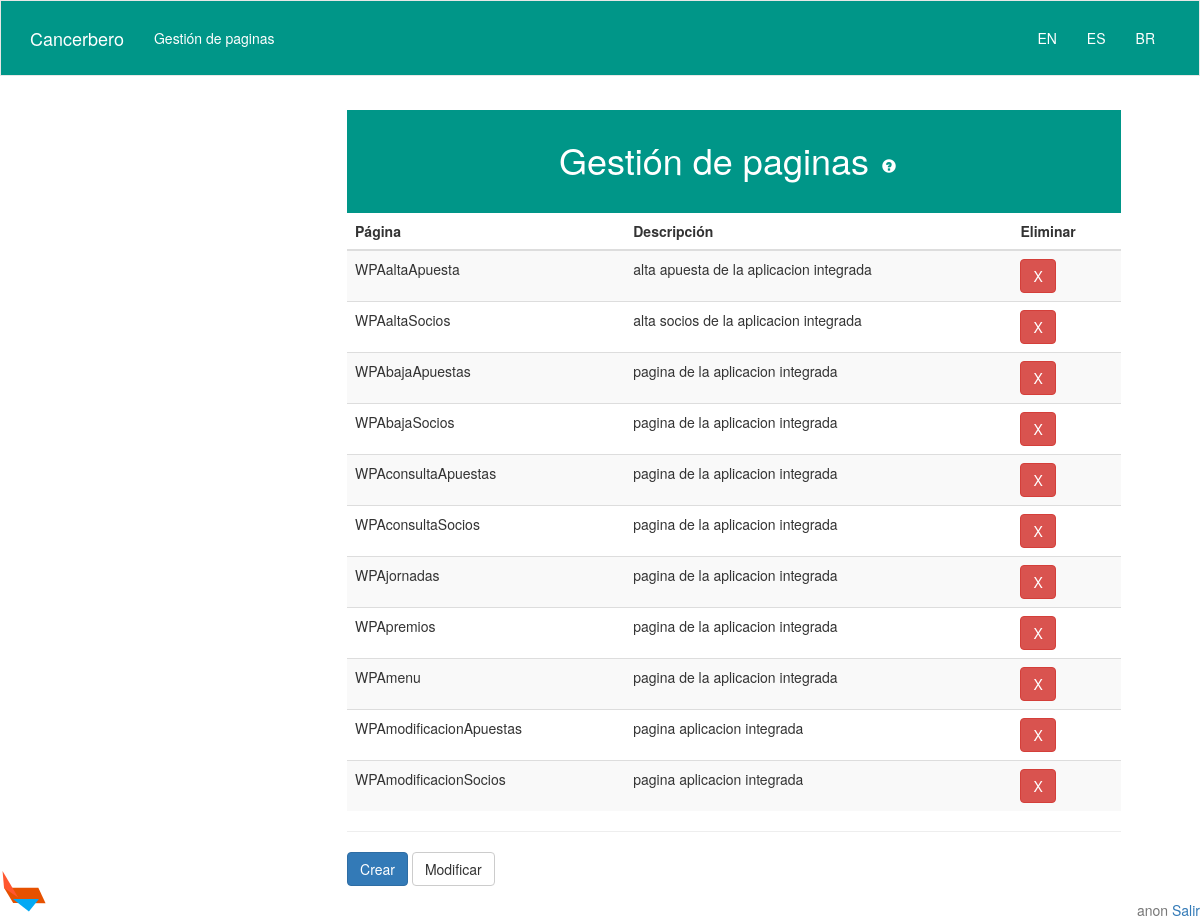
Page /GestionPaginas/GestionPaginas.php on the committed database.
### tables this page shows
CREATE TABLE IF NOT EXISTS `Pagina` (
`pag_id` int(11) NOT NULL,
  `pag_name` varchar(64) NOT NULL,
  `pag_desc` varchar(64) NOT NULL
);

### views/getIdioma.php (called while the page is built, shortened)
<?php
function getIdioma(){
return $Idioma;
}
?>

### php/DBManager.php (called while the page is built, shortened)
<?php
class DBManager {
  private static $man = null;
  public static function getInstance(){
    if(isset(DBManager::$man)){
      return DBManager::$man;
    }else{
      DBManager::$man = new DBManager;
      return DBManager::$man;
    }
  }
  public function connect(){
    if(isset($this->db)){
      return true;
    }else{
      $this->db = new mysqli('localhost','AdminGSTR','AdminPass','GSTRDB');
      return true;
    }
  }
  private function returnArray($result){
    $arrayToReturn = array();
    while($r = $result->fetch_assoc()){
      array_push($arrayToReturn,$r);
    }
    return $arrayToReturn;
  }
  private function doQuery($query){
    $result = $this->db->query($query);
    return $result;
  }
  public function listGestionPags(){
    $toQuery = "select pag_name, pag_desc, pag_id  from Pagina";
    $result = $this->doQuery($toQuery);
    return $this->returnArray($result);
  }
}
?>

### views/renderTableGestion.php (the view, shortened to what this page needs)
<?php
require_once("../php/DBManager.php");
class RenderTableGestion {
  public function renderTableGestion(){
    $this->man = DBManager::getInstance();
    $this->man->connect();
  }
  private function echoInit($arrayNames){
    require_once("getIdioma.php");
    $Idioma = getIdioma();
    echo   '<table class="table table-striped">';
    echo '<thead>';
    echo '<tr>';
    foreach($arrayNames as $header){
      echo '<th>'.$Idioma[$header].'</th>';
    }
    echo '</tr>';
    echo '</thead>';
  }
  private function echoFin(){
    echo '</table>';
  }
  public function tablePagina(){
    $this->echoInit($arrayNames=array("Pagina","Descripcion","Eliminar"));
    $result = $this->man->listGestionPags();
    foreach ($result as $tupla) {
      $GET_id=array_pop($tupla);
      foreach($tupla as $campo){
        echo "<td>".$campo."</td>";
      }
      echo "<td><button class='btn btn-default btn-danger' onclick='doBorrar(\"pagina\",".$GET_id.")'>X</button></td>";
    }
    $this->echoFin();
  }
}
?>

### css/gstr.css (style rules this page uses)
html , body { #background-image: url("../media/ft2.png") !important; #background-color: #e5e5e5; }
table, tr { border-color:white; background-color: rgba(255,255,255,0.5); }

### rows in the picture
pagina: pag_name "WPAaltaApuesta", pag_desc "alta apuesta de la aplicacion integrada"
pagina: pag_name "WPAaltaSocios", pag_desc "alta socios de la aplicacion integrada"
pagina: pag_name "WPAbajaApuestas", pag_desc "pagina de la aplicacion integrada"
pagina: pag_name "WPAbajaSocios", pag_desc "pagina de la aplicacion integrada"
pagina: pag_name "WPAconsultaApuestas", pag_desc "pagina de la aplicacion integrada"
pagina: pag_name "WPAconsultaSocios", pag_desc "pagina de la aplicacion integrada"
pagina: pag_name "WPAjornadas", pag_desc "pagina de la aplicacion integrada"
pagina: pag_name "WPApremios", pag_desc "pagina de la aplicacion integrada"
pagina: pag_name "WPAmenu", pag_desc "pagina de la aplicacion integrada"
pagina: pag_name "WPAmodificacionApuestas", pag_desc "pagina aplicacion integrada"
pagina: pag_name "WPAmodificacionSocios", pag_desc "pagina aplicacion integrada"

### other values in the picture
$Idioma[$nombre] "Gestión de paginas"
$Idioma['Gestión de Páginas'] "Gestión de paginas"
$Idioma[$header] "Página"
$Idioma[$header] "Descripción"
$Idioma[$header] "Eliminar"
$Idioma['Crear'] "Crear"
$Idioma['Modificar'] "Modificar"
$Idioma['salir'] "Salir"
